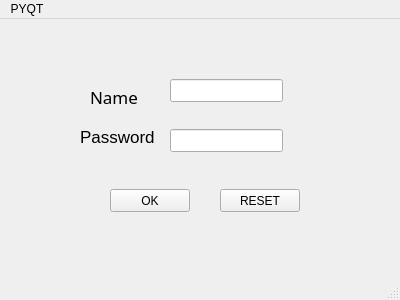
<?xml version="1.0" encoding="UTF-8"?>
<ui version="4.0">
 <class>MainWindow</class>
 <widget class="QMainWindow" name="MainWindow">
  <property name="geometry">
   <rect>
    <x>0</x>
    <y>0</y>
    <width>400</width>
    <height>300</height>
   </rect>
  </property>
  <property name="windowTitle">
   <string>MainWindow</string>
  </property>
  <widget class="QWidget" name="centralwidget">
   <widget class="QPushButton" name="Button1">
    <property name="geometry">
     <rect>
      <x>110</x>
      <y>170</y>
      <width>80</width>
      <height>23</height>
     </rect>
    </property>
    <property name="text">
     <string>OK</string>
    </property>
   </widget>
   <widget class="QPushButton" name="button2">
    <property name="geometry">
     <rect>
      <x>220</x>
      <y>170</y>
      <width>80</width>
      <height>23</height>
     </rect>
    </property>
    <property name="text">
     <string>RESET</string>
    </property>
   </widget>
   <widget class="QLineEdit" name="lineEdit">
    <property name="geometry">
     <rect>
      <x>170</x>
      <y>60</y>
      <width>113</width>
      <height>23</height>
     </rect>
    </property>
   </widget>
   <widget class="QLineEdit" name="lineEdit_2">
    <property name="geometry">
     <rect>
      <x>170</x>
      <y>110</y>
      <width>113</width>
      <height>23</height>
     </rect>
    </property>
    <property name="text">
     <string/>
    </property>
    <property name="echoMode">
     <enum>QLineEdit::Password</enum>
    </property>
   </widget>
   <widget class="QLabel" name="label">
    <property name="geometry">
     <rect>
      <x>90</x>
      <y>70</y>
      <width>59</width>
      <height>15</height>
     </rect>
    </property>
    <property name="font">
     <font>
      <family>Sans Serif</family>
      <pointsize>13</pointsize>
     </font>
    </property>
    <property name="text">
     <string>Name</string>
    </property>
   </widget>
   <widget class="QLabel" name="label_2">
    <property name="geometry">
     <rect>
      <x>80</x>
      <y>110</y>
      <width>81</width>
      <height>16</height>
     </rect>
    </property>
    <property name="font">
     <font>
      <pointsize>13</pointsize>
     </font>
    </property>
    <property name="text">
     <string>Password</string>
    </property>
   </widget>
  </widget>
  <widget class="QMenuBar" name="menubar">
   <property name="geometry">
    <rect>
     <x>0</x>
     <y>0</y>
     <width>400</width>
     <height>20</height>
    </rect>
   </property>
   <widget class="QMenu" name="menuPYQT">
    <property name="title">
     <string>PYQT</string>
    </property>
   </widget>
   <addaction name="menuPYQT"/>
  </widget>
  <widget class="QStatusBar" name="statusbar"/>
 </widget>
 <resources/>
 <connections>
  <connection>
   <sender>button2</sender>
   <signal>clicked()</signal>
   <receiver>lineEdit_2</receiver>
   <slot>clear()</slot>
   <hints>
    <hint type="sourcelabel">
     <x>222</x>
     <y>197</y>
    </hint>
    <hint type="destinationlabel">
     <x>228</x>
     <y>147</y>
    </hint>
   </hints>
  </connection>
  <connection>
   <sender>button2</sender>
   <signal>clicked()</signal>
   <receiver>lineEdit</receiver>
   <slot>clear()</slot>
   <hints>
    <hint type="sourcelabel">
     <x>294</x>
     <y>193</y>
    </hint>
    <hint type="destinationlabel">
     <x>276</x>
     <y>97</y>
    </hint>
   </hints>
  </connection>
 </connections>
</ui>
